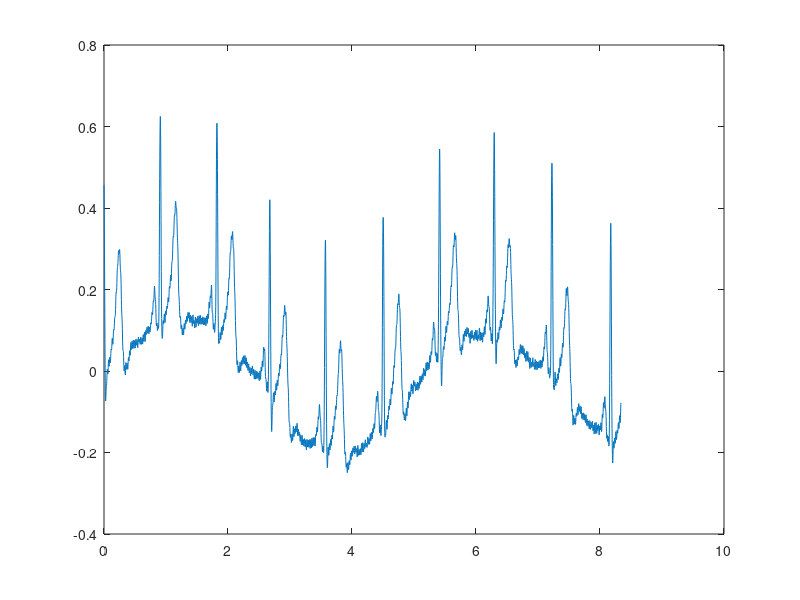
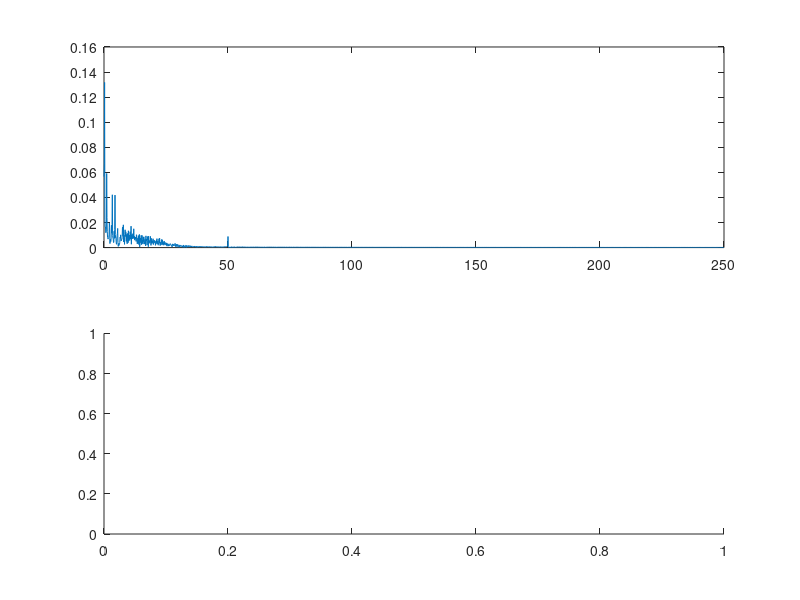

Write the MATLAB code that produced these figures, in order. (Note: this script raises an error after producing the figures.)
%Preprocessing
clear 
load Data.mat
N = length(data.signal);
Fs = data.samplingfreq;
ecg = data.signal;
%-----------------------------
t = 0:1/Fs:(N-1)/Fs;
f = 0:Fs/N:(N-1)*Fs/N;
figure('Name','Input Signal','NumberTitle','off'); 
plot(t,ecg)
%input spectrum---------------
Spectrum = fft(ecg);
figure('Name','Spectrm','NumberTitle','off'); 
subplot(2,1,1);
plot(f(1:N/2),abs(Spectrum(1:N/2))/N*2);
subplot(2,1,2);
plot(f(1:N/2),180/pi*phase(Spectrum(1:N/2)));
%Notch filter------------------
theta = 2 * pi * 50 / Fs;
r = 0.995;
b = [1 -2*cos(theta) 1];
a = [1 -2*r*cos(theta) r^2];
ecg2 = filter(b , a ,ecg);
figure('Name','Filteredsignal(Notch filter 50Hz)','NumberTitle','off'); 
plot(t,ecg2)
Spectrum2 = fft(ecg2);
figure('Name','Spectrm2(Notch filter 50Hz)','NumberTitle','off'); 
subplot(2,1,1);
plot(f(1:N/2),abs(Spectrum2(1:N/2))/N*2);
subplot(2,1,2);
plot(f(1:N/2),180/pi*phase(Spectrum2(1:N/2)));
%Highpass filter----------------
fcH=0.24;
i=floor(fcH*N/Fs)+1;
Spectrum3 = Spectrum2;
Spectrum3(1:i)=0;
Spectrum3(N-i+1:N)=0;
ecg3 = real(ifft(Spectrum3));
figure('Name','Spectrm3(Highpass filter)','NumberTitle','off'); 
subplot(2,1,1);
plot(f(1:N/2),abs(Spectrum3(1:N/2))/N*2);
subplot(2,1,2);
plot(f(1:N/2),180/pi*phase(Spectrum3(1:N/2)));
figure('Name','HighPass','NumberTitle','off'); 
plot(t,ecg3)
%Lowpass filter-----------------
fcL=35;
i=floor(fcL*N/Fs)+1;
Spectrum4 = Spectrum3;
Spectrum4(i:N-i+1)=0;
ecg4 = real(ifft(Spectrum4));
figure('Name','Spectrm4(Lowpass filter)','NumberTitle','off'); 
subplot(2,1,1);
plot(f(1:N/2),abs(Spectrum4(1:N/2))/N*2);
subplot(2,1,2);
plot(f(1:N/2),180/pi*phase(Spectrum4(1:N/2)));
figure('Name','LowPass','NumberTitle','off'); 
plot(t,ecg4)

%***********************************************************************
%feature extraction
pwave = zeros(N,1);
N_pw=40;
index=zeros(N_pw,9);

Pstart = [385 840 1270 1715 2181  2638 3076 3543 4017];
for i=1:9
    index(:,i) = Pstart(i):Pstart(i)+N_pw-1;
    pwave(index(:,i)) = ecg4(index(:,i));
end
%P wave mnually extracted
figure('Name','P waves','NumberTitle','off'); 
plot(t,pwave);

Temp = zeros(N_pw,1);
for i=1:9
    Temp = Temp + pwave(index(:,i)) ;
end
Temp = Temp/9;
figure('Name','Template','NumberTitle','off'); 
plot(t(1:N_pw),Temp);

std = 0.1;
noise = std*randn(N,1);
ecg_noise = ecg4 + noise;
[r,lags] = xcorr(ecg_noise,Temp);
figure('Name','ECG noise','NumberTitle','off'); 
plot(t,ecg_noise)
figure('Name','Cross correlation','NumberTitle','off'); 
plot(lags/Fs,r);

V_threshold=0.15;
hold on
plot(lags/Fs,V_threshold*ones(2*N-1,1))

p_pos = zeros(N,1);

%Q wave extraction -------------------
Qwave = zeros(N,1);
N_Qw=10;
indexQ=zeros(N_Qw,9);

Qstart = [435 892 1317 1765 2232  2687 3128 3593 4067];
for i=1:9
    indexQ(:,i) = Qstart(i):Qstart(i)+N_Qw-1;
    Qwave(indexQ(:,i)) = ecg4(indexQ(:,i));
end
figure('Name','Q waves','NumberTitle','off'); 
plot(t,Qwave);

TempQ = zeros(N_Qw,1);
for i=1:9
    TempQ = TempQ + Qwave(indexQ(:,i)) ;
end
TempQ = TempQ/9;
figure('Name','Template Q','NumberTitle','off'); 
plot(t(1:N_Qw),TempQ);

stdQ = 0;
noise = stdQ*randn(N,1);
ecg_noise = ecg4 + noise;
[rq,lagsq] = xcorr(ecg_noise,TempQ);
% figure('Name','ECG noise Q','NumberTitle','off'); 
% plot(t,ecg_noise)
% figure('Name','Cross correlation Q','NumberTitle','off'); 
% plot(lagsq/Fs,rq);
% 
% V_thresholdq=0.15;
% hold on
% plot(lagsq/Fs,V_thresholdq*ones(2*N-1,1))
% 
% p_pos = zeros(N,1);

 